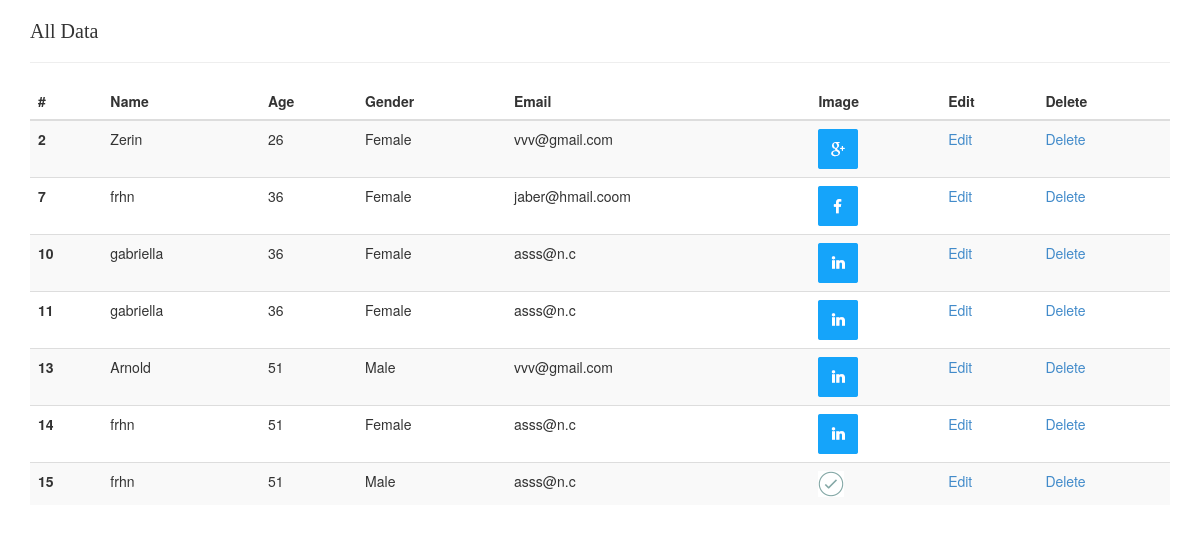
/index.php/form_controller/view_data, run on the app's committed database.
### tables this page shows
CREATE TABLE `user_info` (
  `id` int(11) NOT NULL,
  `name` varchar(255) DEFAULT NULL,
  `age` int(10) DEFAULT NULL,
  `gender` int(11) DEFAULT NULL,
  `email` varchar(255) DEFAULT NULL,
  `pass_word` varchar(255) DEFAULT NULL,
  `image` text
);

### application/controllers/Form_controller.php (called while the page is built, shortened)
<?php
class Form_controller extends CI_Controller {
    public function __construct() {
        $this->load->library('form_validation');
        $this->load->model('General_model');
    }
    public function view_data() {
        $data['user_info'] = $this->General_model->getTableData('user_info');
        $this->load->view('header', $data);
        $this->load->view('view_data');
        $this->load->view('footer');
    }
}

### index.php (called while the page is built, shortened)
<?php
require_once BASEPATH.'core/CodeIgniter.php';

### application/models/General_model.php (called while the page is built, shortened)
<?php
class General_model extends CI_Model {
    public function getTableData($table_name){
        $result = $this->db->get($table_name);
        return $result;
    }
}

### application/views/view_data.php (the view)
<div class="container">
    <div>
        <h1 class="text-css">All Data</h1>
        <hr>
    </div>
    <table class="table table-striped m-0">
        <thead>
            <tr>
                <th>#</th>
                <th>Name</th>
                <th>Age</th>
                <th>Gender</th>
                <th>Email</th>
                <th>Image</th>
                <th>Edit</th>
                <th>Delete</th>
            </tr>
        </thead>
        <tbody>
            <?php foreach ($user_info->result() as $value) {
                ?>
                <tr>
                    <th scope="row"><?php echo $value->id; ?></th>
                    <td><?php echo $value->name; ?></td>
                    <td><?php echo $value->age; ?></td>
                    <td><?php echo ($value->gender==1?'Male':'Female'); ?></td>
                    <td><?php echo $value->email; ?></td>
                    <td><img src="<?php echo base_url('images') . '/' . $value->image; ?>" ></td>
                    <td><a href="<?php echo base_url('update-view-data/'.$value->id);?>">Edit</a></td>
                    <td><a href="<?php echo base_url('delete-data/'.$value->id);?>">Delete</a></td>
                </tr>
            <?php } ?>
        </tbody>
    </table>
</div>

### application/views/header.php (shortened to what this page needs)
<!DOCTYPE html>
<html>
    <head>
        <link href="<?php echo base_url(); ?>bootstrap/css/bootstrap.css" rel="stylesheet" media="screen">
    </head>
    <body>

### application/views/header.php (style rules this page uses)
.text-css { font-family: Georgia;font-size: 20px; }

### data on the page
user_info: id "2", name "Zerin", age "26", gender "Female", email "vvv@gmail.com", image (picture)
user_info: id "7", name "frhn", age "36", gender "Female", email "jaber@hmail.coom", image (picture)
user_info: id "10", name "gabriella", age "36", gender "Female", email "asss@n.c", image (picture)
user_info: id "11", name "gabriella", age "36", gender "Female", email "asss@n.c", image (picture)
user_info: id "13", name "Arnold", age "51", gender "Male", email "vvv@gmail.com", image (picture)
user_info: id "14", name "frhn", age "51", gender "Female", email "asss@n.c", image (picture)
user_info: id "15", name "frhn", age "51", gender "Male", email "asss@n.c", image (picture)
